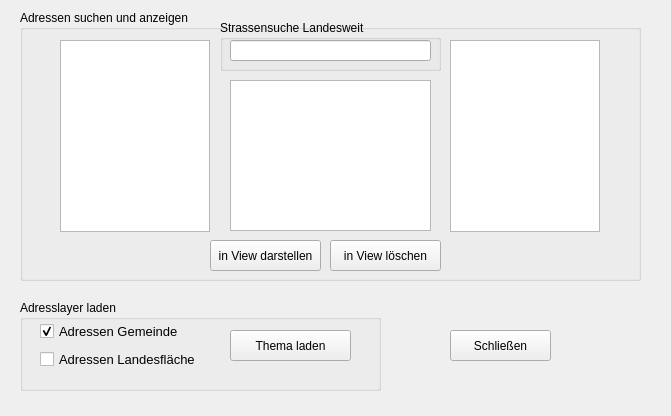
<?xml version="1.0" encoding="UTF-8"?>
<ui version="4.0">
 <class>frmAdresssuche</class>
 <widget class="QDialog" name="frmAdresssuche">
  <property name="geometry">
   <rect>
    <x>0</x>
    <y>0</y>
    <width>671</width>
    <height>416</height>
   </rect>
  </property>
  <property name="windowTitle">
   <string>Adresssuche</string>
  </property>
  <widget class="QPushButton" name="schliessen">
   <property name="geometry">
    <rect>
     <x>450</x>
     <y>330</y>
     <width>101</width>
     <height>31</height>
    </rect>
   </property>
   <property name="focusPolicy">
    <enum>Qt::StrongFocus</enum>
   </property>
   <property name="text">
    <string>Schließen</string>
   </property>
   <property name="autoDefault">
    <bool>false</bool>
   </property>
  </widget>
  <widget class="QGroupBox" name="groupBox">
   <property name="geometry">
    <rect>
     <x>20</x>
     <y>300</y>
     <width>361</width>
     <height>91</height>
    </rect>
   </property>
   <property name="title">
    <string>Adresslayer laden</string>
   </property>
   <widget class="QWidget" name="layoutWidget">
    <property name="geometry">
     <rect>
      <x>20</x>
      <y>20</y>
      <width>156</width>
      <height>51</height>
     </rect>
    </property>
    <layout class="QVBoxLayout" name="verticalLayout">
     <item>
      <widget class="QCheckBox" name="checkBox_3">
       <property name="font">
        <font>
         <pointsize>10</pointsize>
        </font>
       </property>
       <property name="text">
        <string>Adressen Gemeinde</string>
       </property>
       <property name="checked">
        <bool>true</bool>
       </property>
       <attribute name="buttonGroup">
        <string>buttonGroup</string>
       </attribute>
      </widget>
     </item>
     <item>
      <widget class="QCheckBox" name="checkBox_2">
       <property name="font">
        <font>
         <pointsize>10</pointsize>
        </font>
       </property>
       <property name="text">
        <string>Adressen Landesfläche</string>
       </property>
       <attribute name="buttonGroup">
        <string>buttonGroup</string>
       </attribute>
      </widget>
     </item>
    </layout>
   </widget>
   <widget class="QPushButton" name="ButtonAdressenOk">
    <property name="geometry">
     <rect>
      <x>210</x>
      <y>30</y>
      <width>121</width>
      <height>31</height>
     </rect>
    </property>
    <property name="text">
     <string>Thema laden</string>
    </property>
    <property name="autoDefault">
     <bool>false</bool>
    </property>
   </widget>
  </widget>
  <widget class="QGroupBox" name="groupBox_2">
   <property name="geometry">
    <rect>
     <x>20</x>
     <y>10</y>
     <width>621</width>
     <height>271</height>
    </rect>
   </property>
   <property name="title">
    <string>Adressen suchen und anzeigen</string>
   </property>
   <widget class="QListView" name="lstNummer">
    <property name="geometry">
     <rect>
      <x>430</x>
      <y>30</y>
      <width>150</width>
      <height>192</height>
     </rect>
    </property>
    <property name="selectionMode">
     <enum>QAbstractItemView::ExtendedSelection</enum>
    </property>
   </widget>
   <widget class="QListView" name="lstGemeinde">
    <property name="geometry">
     <rect>
      <x>40</x>
      <y>30</y>
      <width>150</width>
      <height>192</height>
     </rect>
    </property>
   </widget>
   <widget class="QPushButton" name="laden">
    <property name="geometry">
     <rect>
      <x>190</x>
      <y>230</y>
      <width>111</width>
      <height>31</height>
     </rect>
    </property>
    <property name="text">
     <string>in View darstellen</string>
    </property>
    <property name="autoDefault">
     <bool>false</bool>
    </property>
   </widget>
   <widget class="QPushButton" name="pushButton">
    <property name="geometry">
     <rect>
      <x>310</x>
      <y>230</y>
      <width>111</width>
      <height>31</height>
     </rect>
    </property>
    <property name="text">
     <string>in View löschen</string>
    </property>
    <property name="autoDefault">
     <bool>false</bool>
    </property>
   </widget>
   <widget class="QListView" name="lstStrasse">
    <property name="geometry">
     <rect>
      <x>210</x>
      <y>70</y>
      <width>201</width>
      <height>151</height>
     </rect>
    </property>
   </widget>
   <widget class="QGroupBox" name="groupBox_3">
    <property name="geometry">
     <rect>
      <x>200</x>
      <y>10</y>
      <width>221</width>
      <height>51</height>
     </rect>
    </property>
    <property name="title">
     <string>Strassensuche Landesweit</string>
    </property>
    <widget class="QLineEdit" name="leStrasse">
     <property name="geometry">
      <rect>
       <x>10</x>
       <y>20</y>
       <width>201</width>
       <height>21</height>
      </rect>
     </property>
    </widget>
   </widget>
  </widget>
 </widget>
 <resources/>
 <connections>
  <connection>
   <sender>laden</sender>
   <signal>clicked()</signal>
   <receiver>frmAdresssuche</receiver>
   <slot>accept()</slot>
   <hints>
    <hint type="sourcelabel">
     <x>210</x>
     <y>250</y>
    </hint>
    <hint type="destinationlabel">
     <x>251</x>
     <y>258</y>
    </hint>
   </hints>
  </connection>
  <connection>
   <sender>schliessen</sender>
   <signal>clicked()</signal>
   <receiver>frmAdresssuche</receiver>
   <slot>closeEvent()</slot>
   <hints>
    <hint type="sourcelabel">
     <x>550</x>
     <y>330</y>
    </hint>
    <hint type="destinationlabel">
     <x>251</x>
     <y>258</y>
    </hint>
   </hints>
  </connection>
  <connection>
   <sender>lstNummer</sender>
   <signal>clicked(QModelIndex)</signal>
   <receiver>frmAdresssuche</receiver>
   <slot>lstNummerKlicked()</slot>
   <hints>
    <hint type="sourcelabel">
     <x>475</x>
     <y>180</y>
    </hint>
    <hint type="destinationlabel">
     <x>496</x>
     <y>306</y>
    </hint>
   </hints>
  </connection>
  <connection>
   <sender>pushButton</sender>
   <signal>clicked()</signal>
   <receiver>frmAdresssuche</receiver>
   <slot>adrClear()</slot>
   <hints>
    <hint type="sourcelabel">
     <x>338</x>
     <y>250</y>
    </hint>
    <hint type="destinationlabel">
     <x>482</x>
     <y>258</y>
    </hint>
   </hints>
  </connection>
  <connection>
   <sender>ButtonAdressenOk</sender>
   <signal>clicked()</signal>
   <receiver>frmAdresssuche</receiver>
   <slot>themenLaden()</slot>
   <hints>
    <hint type="sourcelabel">
     <x>306</x>
     <y>342</y>
    </hint>
    <hint type="destinationlabel">
     <x>427</x>
     <y>386</y>
    </hint>
   </hints>
  </connection>
  <connection>
   <sender>leStrasse</sender>
   <signal>returnPressed()</signal>
   <receiver>frmAdresssuche</receiver>
   <slot>strassensuche()</slot>
   <hints>
    <hint type="sourcelabel">
     <x>360</x>
     <y>44</y>
    </hint>
    <hint type="destinationlabel">
     <x>660</x>
     <y>6</y>
    </hint>
   </hints>
  </connection>
 </connections>
 <slots>
  <slot>lstGemeindeKlicked()</slot>
  <slot>lstStrasseKlicked()</slot>
  <slot>lstNummerKlicked()</slot>
  <slot>adrClear()</slot>
  <slot>strassensuche()</slot>
  <slot>themenLaden()</slot>
  <slot>closeEvent()</slot>
 </slots>
 <buttongroups>
  <buttongroup name="buttonGroup"/>
 </buttongroups>
</ui>
